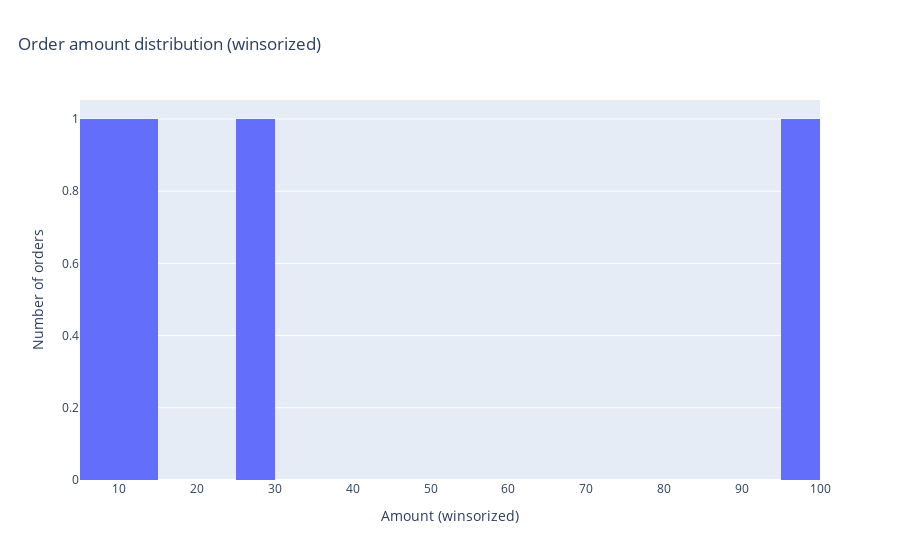

The code cell stored with this chart in its notebook:
### Code cell
fig = px.histogram(df, x="amount_winsor", nbins=30, title="Order amount distribution (winsorized)")
fig.update_layout(title={"x": 0.02})
fig.update_xaxes(title_text="Amount (winsorized)")
fig.update_yaxes(title_text="Number of orders")
save_fig(fig, FIGS / "amount_hist_winsor.png")
fig

### Figure 1 — Plotly figure (JSON) as saved in the notebook; plotly's stock layout.template omitted (floating-point values rounded to 4 significant figures)
{"data": [{"bingroup": "x", "hovertemplate": "amount_winsor=%{x}<br>count=%{y}<extra></extra>", "legendgroup": "", "marker": {"color": "#636efa", "pattern": {"shape": ""}}, "name": "", "nbinsx": 30, "orientation": "v", "showlegend": false, "type": "histogram", "x": [12.5, 8.135, NaN, 25.0, 97.75], "xaxis": "x", "yaxis": "y"}], "layout": {"barmode": "relative", "legend": {"tracegroupgap": 0}, "title": {"text": "Order amount distribution (winsorized)", "x": 0.02}, "xaxis": {"anchor": "y", "domain": [0, 1], "title": {"text": "Amount (winsorized)"}}, "yaxis": {"anchor": "x", "domain": [0, 1], "title": {"text": "Number of orders"}}}}
